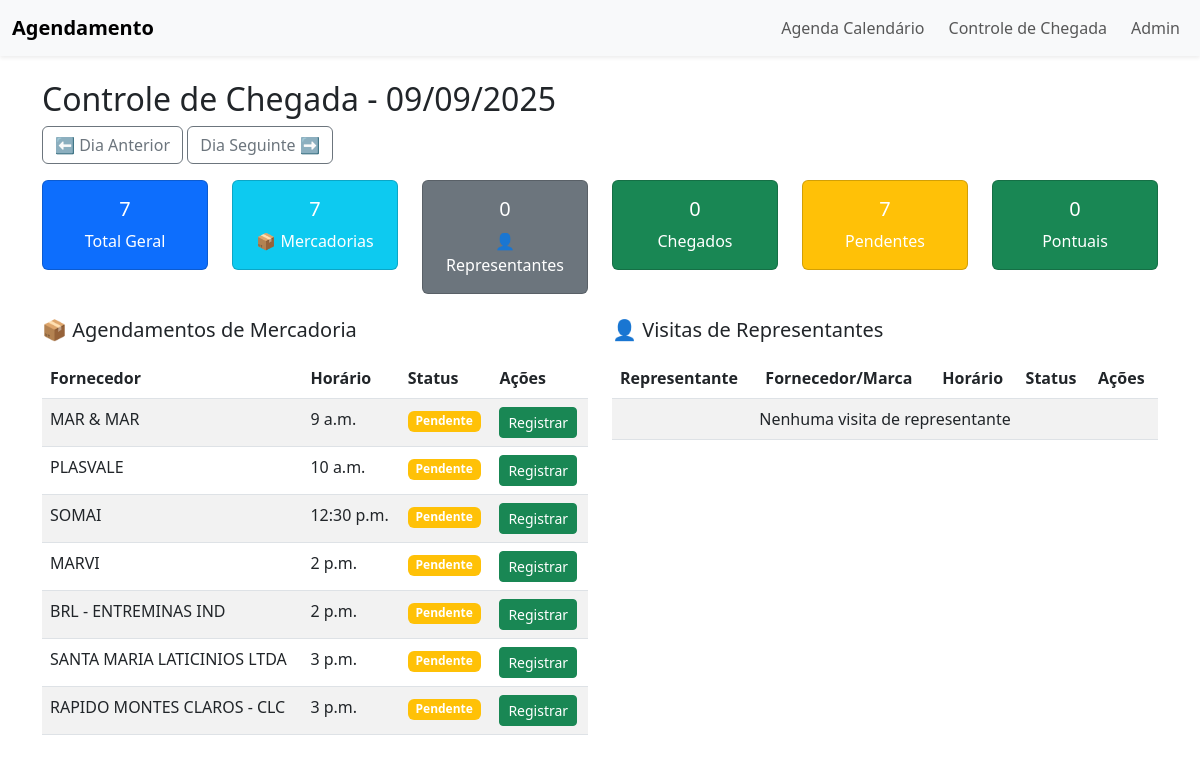
The page /agenda/controle-chegada/?dia=2025-09-09 on the database its author committed.
### agenda/models.py (models this page shows, shortened)
class Agendamento(models.Model):
    fornecedor = models.CharField(max_length=255)
    data_agendada = models.DateField()
    hora_agendada = models.TimeField()
    compareceu = models.BooleanField(default=False, verbose_name="Fornecedor compareceu?")
    hora_entrada_real = models.DateTimeField(null=True, blank=True, verbose_name="Hora de entrada real")
    observacoes = models.TextField(blank=True, null=True, verbose_name="Observações adicionais")

### agenda/views.py (the view, shortened to what this page needs)
# urls.py: path("controle-chegada/", views.controle_chegada, name="controle_chegada"),
def controle_chegada(request):
    dia_param = request.GET.get("dia")
    if dia_param:
        dia_atual = date.fromisoformat(dia_param)
    else:
        dia_atual = date.today()
    agendamentos = Agendamento.objects.filter(data_agendada=dia_atual).order_by('hora_agendada')
    representantes = AgendamentoRepresentante.objects.filter(data_agendada=dia_atual).order_by('hora_agendada')
    total_agendamentos = agendamentos.count()
    total_representantes = representantes.count()
    total_geral = total_agendamentos + total_representantes
    chegados_agendamentos = agendamentos.filter(compareceu=True).count()
    chegados_representantes = representantes.filter(compareceu=True).count()
    total_chegados = chegados_agendamentos + chegados_representantes
    pendentes_agendamentos = total_agendamentos - chegados_agendamentos
    pendentes_representantes = total_representantes - chegados_representantes
    total_pendentes = pendentes_agendamentos + pendentes_representantes
    pontuais_agendamentos = 0
    atrasados_agendamentos = 0
    adiantados_agendamentos = 0
    pontuais_representantes = 0
    atrasados_representantes = 0
    adiantados_representantes = 0
    total_pontuais = pontuais_agendamentos + pontuais_representantes
    total_atrasados = atrasados_agendamentos + atrasados_representantes
    total_adiantados = adiantados_agendamentos + adiantados_representantes
    ChegadaDiaria.objects.update_or_create(
        data=dia_atual,
        defaults={
            "total_agendamentos": total_agendamentos,
            "total_chegados": chegados_agendamentos,
            "total_pendentes": pendentes_agendamentos,
            "total_pontuais": pontuais_agendamentos,
            "total_atrasados": atrasados_agendamentos,
            "total_adiantados": adiantados_agendamentos,
            "total_representantes": total_representantes,
            "total_representantes_chegados": chegados_representantes
        }
    )
    dia_anterior = dia_atual - timedelta(days=1)
    dia_seguinte = dia_atual + timedelta(days=1)
    return render(request, "agenda/controle_chegada.html", {
        "agendamentos": agendamentos,
        "representantes": representantes,
        "dia_atual": dia_atual,
        "dia_anterior": dia_anterior,
        "dia_seguinte": dia_seguinte,
        "total_agendamentos": total_agendamentos,
        "total_representantes": total_representantes,
        "total_geral": total_geral,
        "total_chegados": total_chegados,
        "total_pendentes": total_pendentes,
        "total_pontuais": total_pontuais,
        "total_atrasados": total_atrasados,
        "total_adiantados": total_adiantados
    })

### agenda/templates/agenda/controle_chegada.html (shortened to what this page needs)
{% extends "base.html" %}
{% block content %}
<h2>Controle de Chegada - {{ dia_atual|date:"d/m/Y" }}</h2>
<div class="mb-3">
    <a href="?dia={{ dia_anterior|date:'Y-m-d' }}" class="btn btn-outline-secondary">⬅ Dia Anterior</a>
    <a href="?dia={{ dia_seguinte|date:'Y-m-d' }}" class="btn btn-outline-secondary">Dia Seguinte ➡</a>
</div>
<div class="row mb-4">
    <div class="col-md-2">
        <div class="card bg-primary text-white">
            <div class="card-body text-center">
                <h5 class="card-title">{{ total_geral }}</h5>
                <p class="card-text">Total Geral</p>
            </div>
        </div>
    </div>
    <div class="col-md-2">
        <div class="card bg-info text-white">
            <div class="card-body text-center">
                <h5 class="card-title">{{ total_agendamentos }}</h5>
                <p class="card-text">📦 Mercadorias</p>
            </div>
        </div>
    </div>
    <div class="col-md-2">
        <div class="card bg-secondary text-white">
            <div class="card-body text-center">
                <h5 class="card-title">{{ total_representantes }}</h5>
                <p class="card-text">👤 Representantes</p>
            </div>
        </div>
    </div>
    <div class="col-md-2">
        <div class="card bg-success text-white">
            <div class="card-body text-center">
                <h5 class="card-title">{{ total_chegados }}</h5>
                <p class="card-text">Chegados</p>
            </div>
        </div>
    </div>
    <div class="col-md-2">
        <div class="card bg-warning text-white">
            <div class="card-body text-center">
                <h5 class="card-title">{{ total_pendentes }}</h5>
                <p class="card-text">Pendentes</p>
            </div>
        </div>
    </div>
    <div class="col-md-2">
        <div class="card bg-success text-white">
            <div class="card-body text-center">
                <h5 class="card-title">{{ total_pontuais }}</h5>
                <p class="card-text">Pontuais</p>
            </div>
        </div>
    </div>
</div>
<div class="row">
    <div class="col-md-6">
        <h5 class="mb-3">📦 Agendamentos de Mercadoria</h5>
        <table class="table table-striped">
        <thead>
        <tr>
            <th>Fornecedor</th>
            <th>Horário</th>
            <th>Status</th>
            <th>Ações</th>
        </tr>
        </thead>
        <tbody>
        {% for agendamento in agendamentos %}
        <tr>
            <td>{{ agendamento.fornecedor }}</td>
            <td>{{ agendamento.hora_agendada }}</td>
            <td>
                {% if agendamento.compareceu %}
                    <span class="badge bg-success">Chegou</span>
                {% else %}
                    <span class="badge bg-warning">Pendente</span>
                {% endif %}
            </td>
            <td>
                {% if not agendamento.compareceu %}
                <a href="{% url 'agenda:registrar_chegada' agendamento.id %}" class="btn btn-success btn-sm">Registrar</a>
                {% else %}
                <a href="{% url 'agenda:registrar_chegada' agendamento.id %}" class="btn btn-outline-primary btn-sm">Editar</a>
                {% endif %}
            </td>
        </tr>
        {% empty %}
        <tr><td colspan="4" class="text-center">Nenhum agendamento de mercadoria</td></tr>
        {% endfor %}
        </tbody>
        </table>
    </div>
    <div class="col-md-6">
        <h5 class="mb-3">👤 Visitas de Representantes</h5>
        <table class="table table-striped">
        <thead>
        <tr>
            <th>Representante</th>
            <th>Fornecedor/Marca</th>
            <th>Horário</th>
            <th>Status</th>
            <th>Ações</th>
        </tr>
        </thead>
        <tbody>
        {% for representante in representantes %}
        <tr>
            <td>{{ representante.nome_representante }}</td>
            <td>{{ representante.fornecedor_marca }}</td>
            <td>{{ representante.hora_agendada }}</td>
            <td>
                {% if representante.compareceu %}
                    <span class="badge bg-success">Chegou</span>
                {% else %}
                    <span class="badge bg-warning">Pendente</span>
                {% endif %}
            </td>
            <td>
                {% if not representante.compareceu %}
                <a href="{% url 'agenda:registrar_chegada_representante' representante.id %}" class="btn btn-success btn-sm">Registrar</a>
                {% else %}
                <a href="{% url 'agenda:registrar_chegada_representante' representante.id %}" class="btn btn-outline-primary btn-sm">Editar</a>
                {% endif %}
            </td>
        </tr>
        {% empty %}
        <tr><td colspan="5" class="text-center">Nenhuma visita de representante</td></tr>
        {% endfor %}
        </tbody>
        </table>
    </div>
</div>
{% endblock %}

### agenda/templates/base.html (shortened to what this page needs)
<!DOCTYPE html>
<html lang="pt-br">
<head>
    <link href="https://cdn.jsdelivr.net/npm/bootstrap@5.3.0/dist/css/bootstrap.min.css" rel="stylesheet">
    <link href="https://cdnjs.cloudflare.com/ajax/libs/font-awesome/6.0.0/css/all.min.css" rel="stylesheet">
</head>
<body>
    <nav class="navbar navbar-expand-lg navbar-light bg-light shadow-sm">
        <div class="container-fluid">
            <a class="navbar-brand fw-bold" href="{% url 'agenda:calendario' %}">Agendamento</a>
            <div class="collapse navbar-collapse justify-content-end">
                <ul class="navbar-nav">
                    <li class="nav-item">
                        <a class="nav-link btn btn-sm btn-outline-primary me-2" href="{% url 'agenda:calendario' %}">
                            Agenda Calendário
                        </a>
                    </li>
                    <li class="nav-item">
                        <a class="nav-link btn btn-sm btn-outline-success me-2" href="{% url 'agenda:controle_chegada' %}">
                            Controle de Chegada
                        </a>
                    </li>
                    <li class="nav-item">
                        <a class="nav-link btn btn-sm btn-outline-dark" href="/admin/">
                            Admin
                        </a>
                    </li>
                </ul>
            </div>
        </div>
    </nav>
    <main class="container mt-4">
        {% block content %}
        {% endblock %}
    </main>
</body>
</html>

### rows shown on the page
Agendamento: fornecedor "MAR & MAR", hora_agendada "9 a.m.", compareceu "Pendente"
Agendamento: fornecedor "PLASVALE", hora_agendada "10 a.m.", compareceu "Pendente"
Agendamento: fornecedor "SOMAI", hora_agendada "12:30 p.m.", compareceu "Pendente"
Agendamento: fornecedor "MARVI", hora_agendada "2 p.m.", compareceu "Pendente"
Agendamento: fornecedor "BRL - ENTREMINAS IND", hora_agendada "2 p.m.", compareceu "Pendente"
Agendamento: fornecedor "SANTA MARIA LATICINIOS LTDA", hora_agendada "3 p.m.", compareceu "Pendente"
Agendamento: fornecedor "RAPIDO MONTES CLAROS - CLC", hora_agendada "3 p.m.", compareceu "Pendente"

### other values the page prints
{{ dia_atual|date:"d/m/Y" }} "09/09/2025"
{{ total_geral }} "7"
{{ total_agendamentos }} "7"
{{ total_representantes }} "0"
{{ total_chegados }} "0"
{{ total_pendentes }} "7"
{{ total_pontuais }} "0"
